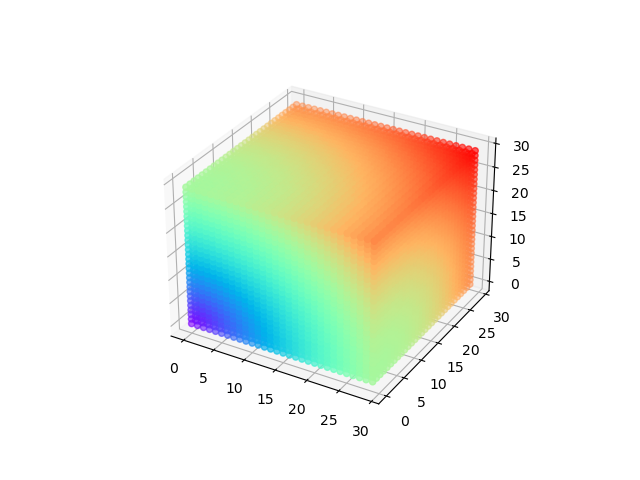

Reproduce this figure in Python.
import matplotlib.pyplot as plt
import numpy as np
from mpl_toolkits import mplot3d
from math import sqrt

fig = plt.figure()
ax = fig.add_subplot(111, projection='3d')

N = 30
x = np.arange(0, N, 1)
y = np.arange(0, N, 1)
z = np.arange(0, N, 1)
X, Y, Z = np.meshgrid(x, y, z)

colors = []
for item_x in x:
    for item_y in x:
        for item_z in z:
            colors.append(sqrt(item_x**2 + item_y**2 + item_z**2) / (3 * N))

ax.scatter3D(X, Y, Z, c=colors, cmap='rainbow')

fig.savefig('plot_xyz.png')
plt.show()
